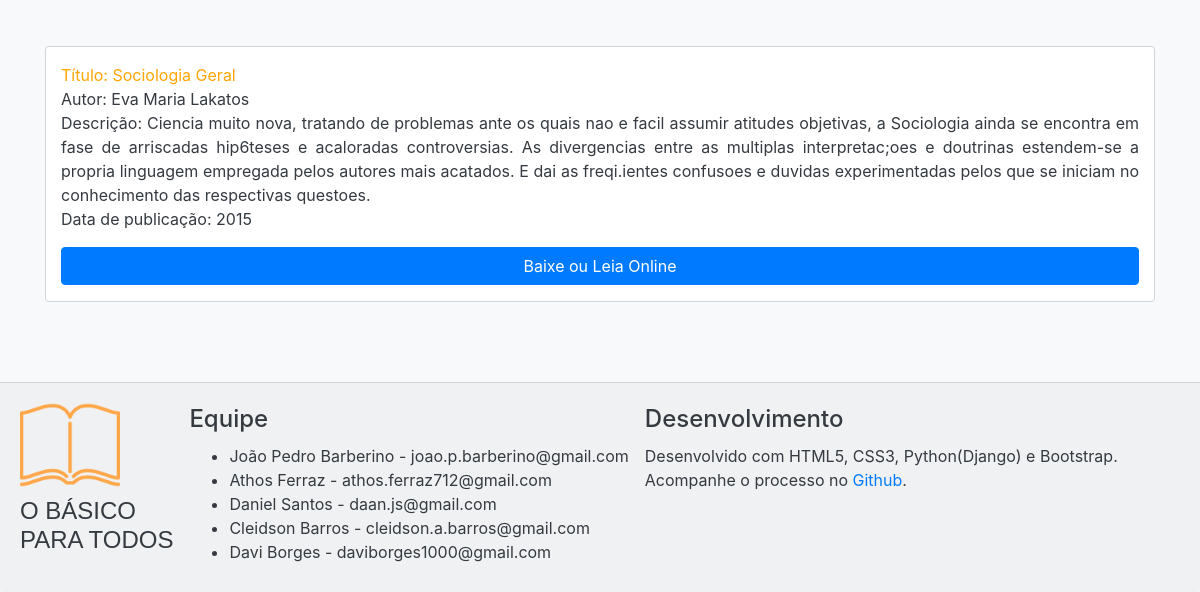
/consulta (lower part), run on an earlier commit of the app's database.
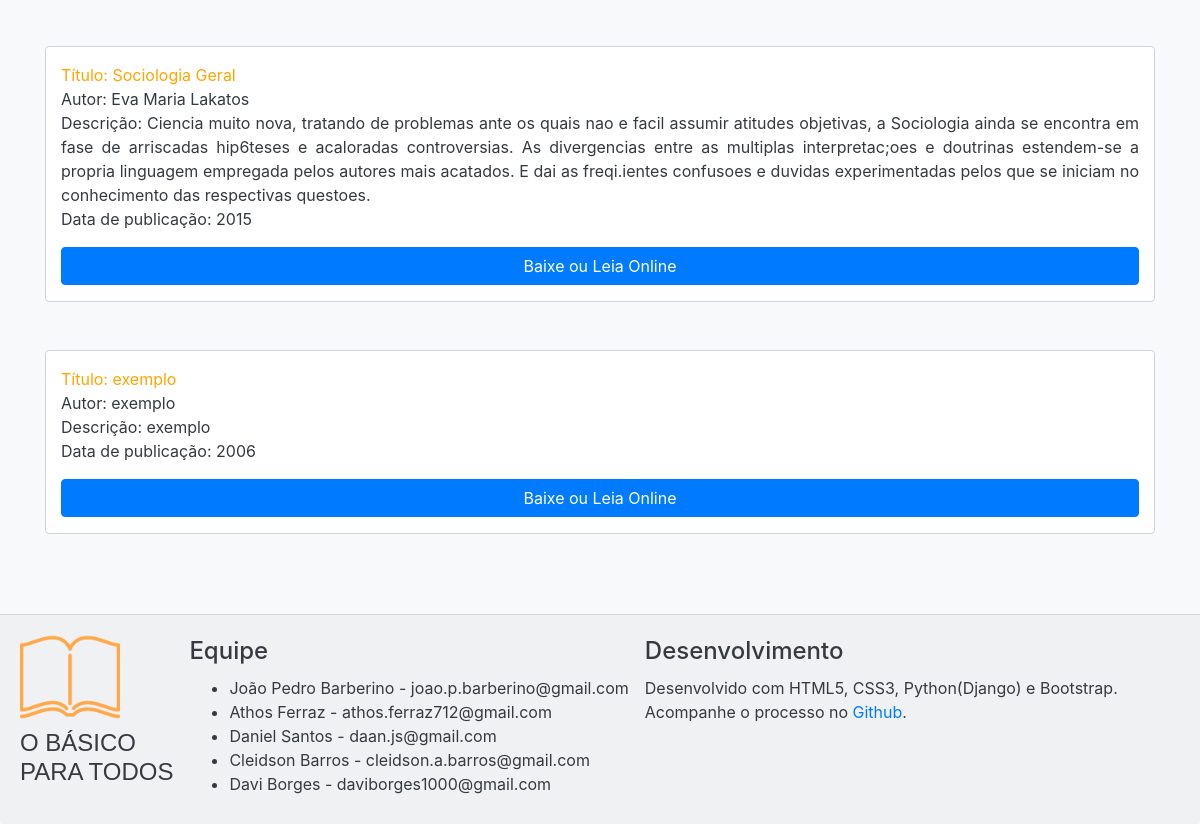
And on a later commit of the database.
### app_principal/models.py (models this page shows, shortened)
class Livro(models.Model):
    genero_historia = 'ha'
    genero_matematica = 'ma'
    genero_portugues = 'ps'
    genero_geografia = 'ga'
    genero_fisica = 'fa'
    genero_biologia = 'ba'
    genero_quimica = 'qa'
    genero_informatica = 'ia'
    genero_ciencias = 'cs'
    genero_filosofia = 'fi' #primeira e penultima letra pra n bater com fisica
    genero_sociologia = 'sa'
    genero_artes = 'as'
    genero_ingles = 'is'
    genero_espanhol = 'el'
    genero_opcoes = [
        (genero_artes, 'Artes'),
        (genero_biologia, 'Biologia'),
        (genero_ciencias, 'Ciências'),
        (genero_espanhol, 'Espanhol'),
        (genero_filosofia, 'Filosofia'),
        (genero_fisica, 'Física'),
        (genero_geografia, 'Geografia'),
        (genero_historia, 'História'),
        (genero_informatica, 'Informática'),
        (genero_ingles, 'Inglês'),
        (genero_matematica, 'Matemática'),
        (genero_portugues, 'Português'),
        (genero_quimica, 'Química'),
        (genero_sociologia, 'Sociologia'),
    ]
    nome = models.CharField(verbose_name = 'Nome do Livro', max_length=120)
    autor = models.CharField(verbose_name = 'Nome completo do 1º autor listado', max_length =120)
    genero = models.CharField(verbose_name = 'Gênero', max_length=2, choices = genero_opcoes)
    descricao = models.TextField(verbose_name = 'Insira uma breve descrição do livro')
    lancamento = models.IntegerField(verbose_name = 'Ano de Lançamento')
    arquivo = models.FileField(upload_to = '')

### app_principal/views.py (the view)
# urls.py: path('consulta', views.ExibirLivro.as_view()),
class ExibirLivro(ListView):
    model = Livro
    def get_context_data(self, **kwargs):
        context = super().get_context_data(**kwargs)
        context['filter'] = FiltroGenero(self.request.GET, queryset=self.get_queryset())
        return context

### templates/app_principal/livro_list.html (shortened to what this page needs)
{% extends "base.html" %}
{% block content%}
{% load bootstrap %}
<div class="container">
    {% if filter.qs %}
    {% for item in filter.qs%}
    <div class="container card">
        <p style="margin-top: 1rem; color: orange;">Título: {{item.nome}}</p>
        <p>Autor: {{item.autor}}</p>
        <p style="max-width: 100%; text-align: justify;">Descrição: {{item.descricao}}</p>
        <p>Data de publicação: {{item.lancamento}}</p>
        <div>
            <a href="{{item.arquivo.url}}">
                <button class="btn btn-primary" style="width: 100%">Baixe ou Leia Online</button>
            </a>
        </div>
    </div>
    {% endfor %}
    {% else %}
    <p class="card-title">Não há nenhum livro com essas características no nosso site!</p>
    {% endif %}
</div>
{% endblock %}

What changed in the data, as far as the page shows it:
added Livro: nome "exemplo", autor "exemplo", descricao "exemplo", lancamento "2006"
